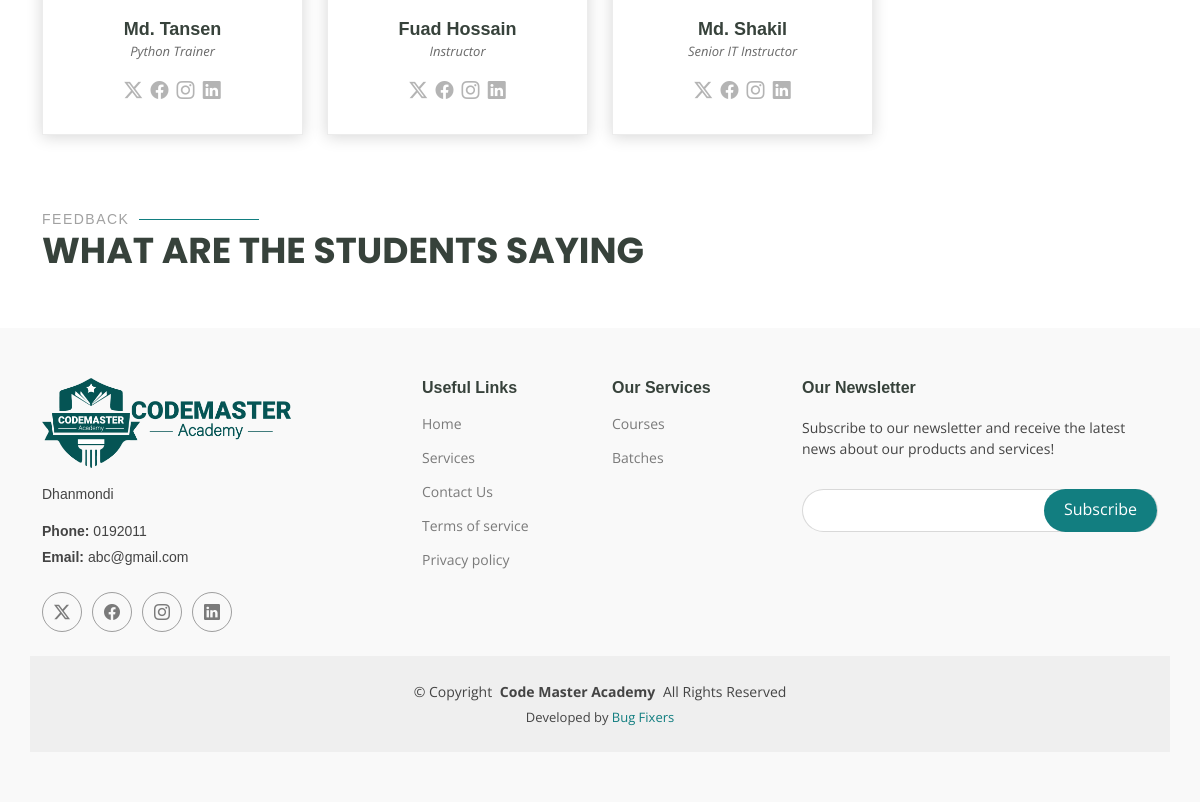
The app's page / (lower part), older data.
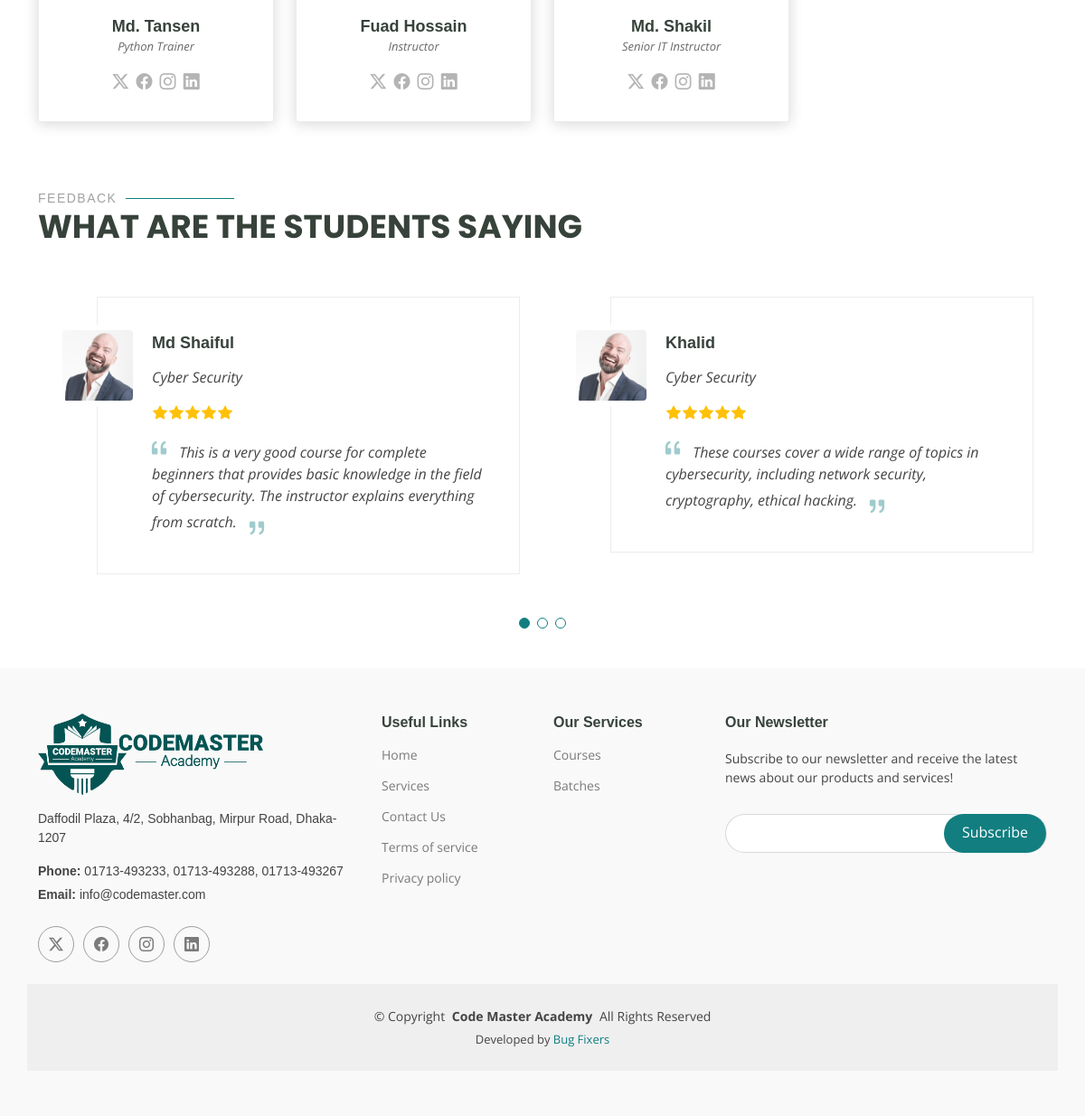
The same page, newer data.
### IMSapp/models.py (models this page shows, shortened)
class TeacherModel(models.Model):
    Imsuser = models.OneToOneField(IMSUserModel,on_delete=models.CASCADE,related_name='teacherinfo',null=True)
    EmployID=models.CharField(max_length=100,null=True)
    TeacherName=models.CharField(max_length=100,null=True)
    Designation=models.CharField(max_length=100,null=True)
    Skills=models.CharField(max_length=100,null=True)
    LinkedInLink =models.CharField(max_length=150,null=True)
    GithubLink =models.CharField(max_length=150,null=True)
    FacebookLink =models.CharField(max_length=150,null=True)
    JoinDate = models.DateField(auto_now_add=True,null=True)
    TeacherPhoto=models.ImageField(upload_to='teacherphoto',null=True)

class WebsiteContactModel(models.Model):
    Imsuser = models.CharField(max_length=50,null=True)
    Mobile = models.CharField(max_length=50,null=True)
    Address = models.CharField(max_length=100,null=True)
    Email = models.CharField(max_length=100,null=True)
    MapLink = models.TextField(null=True)
    GithubLink =models.CharField(max_length=150,null=True)
    FacebookLink =models.CharField(max_length=150,null=True)
    YoutubeLink =models.CharField(max_length=150,null=True)
    TwitterLink =models.CharField(max_length=150,null=True)

class ReviewModel(models.Model):
    Imsuser=models.ForeignKey(StudentModel, on_delete=models.SET_NULL,related_name='reviewinfo',null=True)
    Review=models.TextField(null=True)
    CourseName= models.ForeignKey(CourseInfoModel,on_delete =models.SET_NULL, related_name="reviewcourseinfo",null=True)
    ReviewDate=models.DateField(auto_now_add=True,null=True)
    Status = models.CharField(max_length=50, default='Pending',null=True)

class StudentModel(models.Model):
    Imsuser=models.OneToOneField(IMSUserModel,on_delete=models.CASCADE,related_name='studentinfo',null=True)
    StudentID=models.CharField(max_length=100,null=True)
    StudentName=models.CharField(max_length=100,null=True)
    StudentPhoto=models.ImageField(upload_to='studentPhoto',null=True)
    AdmissionDate=models.DateField(auto_now_add=True,null=True)
    EducationalQualification=models.CharField(max_length=100,null=True)
    LinkedInLink =models.CharField(max_length=150,null=True)
    GithubLink =models.CharField(max_length=150,null=True)
    FacebookLink =models.CharField(max_length=150,null=True)

class CourseInfoModel(models.Model):
    CourseName=models.CharField(max_length=150, null=True)
    Sologan=models.CharField(max_length=100, null=True)
    ShortSummary=models.CharField(max_length=150, null=True)
    CourseCategory=models.ForeignKey(CourseCategoryModel,on_delete=models.SET_NULL,related_name='coursecategory', null=True)
    Lecture=models.IntegerField(null=True)
    CourseDuration=models.IntegerField(null=True)
    WeeklyClass=models.IntegerField(null=True)
    ClassDuration=models.IntegerField(null=True)
    TotalProject=models.IntegerField(null=True)
    CourseOverview=models.TextField(null=True)
    CourseCurrriculum=models.TextField(null=True)
    Software=models.TextField(max_length=200, null=True)
    CourseFor=models.TextField(null=True)
    JobPositions=models.TextField(null=True)
    CourseFee=models.IntegerField(null=True)
    IntroVideo=models.CharField(max_length=200, null=True)
    CourseImage=models.ImageField(upload_to='courseImage', null=True)
    def __str__(self):
        return self.CourseName

### IMSapp/views.py (the view)
# urls.py: path('',homepage,name="homepage"),
def homepage(request):
    coursedata = CourseInfoModel.objects.all()
    categorydata = CourseCategoryModel.objects.all()
    studentdata = StudentModel.objects.all()
    batchdata = BatchInfoModel.objects.all()
    teacherdata = TeacherModel.objects.all()
    contactdata = WebsiteContactModel.objects.get(Imsuser = 'Authority')
    getcourseReview = ReviewModel.objects.filter(Status = 'Approved')
    coursecount = coursedata.count()
    studentcount = studentdata.count()
    teachercount = teacherdata.count()
    batchcount = batchdata.count()
    current_path = request.path
    coursestudent = []
    enrolledstudent = 0
    max_nostudent_course = []
    max_nostudent = 0
    for course in coursedata:
        nostudent = AdmittedCourseModel.objects.filter(CourseName=course).count()
        enrolledstudent += nostudent
        coursestudent.append({
            'course':course,
            'student':nostudent,
        })
        if nostudent > max_nostudent:
            max_nostudent = nostudent
            max_nostudent_course.append({
                'course': course,
                'student': nostudent,
            })
    context = {
        'teacherdata':teacherdata,
        'teachercount':teachercount,
        'coursestudent':coursestudent,
        'coursedata':coursedata,
        'coursecount':coursecount,
        'categorydata':categorydata,
        'max_nostudent_course':max_nostudent_course,
        'contactdata':contactdata,
        'batchdata':batchdata,
        'batchcount':batchcount,
        'studentcount':studentcount,
        'enrolledstudent':enrolledstudent,
        'path':current_path,
        'getcourseReview':getcourseReview,
    }
    return render(request,'common/homepage.html',context)

### IMSapp/models.py (called while the page is built)
    def __str__(self):
        return self.CategoryName

### IMSapp/templates/common/homepage.html (shortened to what this page needs)
{% extends 'master/master.html' %}
{% block content %}
{% load static %}
<section id="trainers-index" class="section trainers-index">
  <div class="container">
    <div class="row">
      {% include 'common/teachersection.html' %}
    </div>
  </div>
</section>
<section id="testimonials" class="testimonials section">
  <div class="container section-title" data-aos="fade-up">
      <h2>Feedback</h2>
      <p>What are the students saying</p>
  </div>
  <div class="container" data-aos="fade-up" data-aos-delay="100">
      <div class="swiper init-swiper">
          <div class="swiper-wrapper">
              {% for i in getcourseReview %}
              <div class="swiper-slide">
                  <div class="testimonial-wrap">
                      <div class="testimonial-item">
                          <img src="assets/img/testimonials/testimonials-1.jpg" class="testimonial-img" alt="">
                          <h3>{{i.Imsuser.StudentName}}</h3>
                          <p>{{i.CourseName}}</p>
                          <div class="stars">
                              <i class="bi bi-star-fill"></i><i class="bi bi-star-fill"></i><i
                                  class="bi bi-star-fill"></i><i class="bi bi-star-fill"></i><i
                                  class="bi bi-star-fill"></i>
                          </div>
                          <p>
                              <i class="bi bi-quote quote-icon-left"></i>
                              <span>{{i.Review}}</span>
                              <i class="bi bi-quote quote-icon-right"></i>
                          </p>
                      </div>
                  </div>
              </div>
              {% endfor %}
          </div>
          <div class="swiper-pagination"></div>
      </div>
  </div>
</section>
{% endblock content %}

### IMSapp/templates/master/master.html (shortened to what this page needs)
{% load static %}
<!DOCTYPE html>
<html lang="en">
<head>
  <link href="{% static 'assets/vendor/bootstrap/css/bootstrap.min.css' %}" rel="stylesheet">
  <link href="{% static 'assets/vendor/bootstrap-icons/bootstrap-icons.css' %}" rel="stylesheet">
  <link href="{% static 'assets/vendor/aos/aos.css' %}" rel="stylesheet">
  <link href="{% static 'assets/vendor/glightbox/css/glightbox.min.css' %}" rel="stylesheet">
  <link href="{% static 'assets/vendor/swiper/swiper-bundle.min.css' %}" rel="stylesheet">
  <link rel="stylesheet" href="https://cdnjs.cloudflare.com/ajax/libs/font-awesome/6.5.0/css/all.min.css" />
  <link href="{% static 'assets/css/main.css' %}" rel="stylesheet">
  <link rel="stylesheet" href="https://cdn.jsdelivr.net/npm/sweetalert2@11/dist/sweetalert2.min.css">
</head>
</head>
<body class="index-page">
  <main class="main">
    {% block content %}
    {% endblock content %}
  </main>
  {% include 'master/footer.html' %}
</body>
</html>

### IMSapp/templates/master/header.html (shortened to what this page needs)
{% load static %}

### IMSapp/templates/common/teachersection.html (shortened to what this page needs)
{% for data in teacherdata %}
<div class="col-lg-3 col-md-4 col-sm-6 d-flex" data-aos="fade-up" data-aos-delay="100">
  <div class="member">
    <div class="member-content">
      <h4>{{data.TeacherName}}</h4>
      <span>{{data.Designation}}</span>
      <div class="social">
        <a href=""><i class="bi bi-twitter-x"></i></a>
        <a href=""><i class="bi bi-facebook"></i></a>
        <a href=""><i class="bi bi-instagram"></i></a>
        <a href=""><i class="bi bi-linkedin"></i></a>
      </div>
    </div>
  </div>
</div>
{% endfor %}

### IMSapp/templates/master/footer.html (shortened to what this page needs)
{% load static %}
<footer id="footer" class="footer position-relative">
    <div class="container footer-top">
      <div class="row gy-4">
        <div class="col-lg-4 col-md-6 footer-about">
          <a href="{% url 'homepage' %}" class="logo d-flex align-items-center">
              <img src="{% static 'profileassets/img/kaiadmin/newlogo.png' %}" alt="navbar brand" class="navbar-brand"
                height="20" />
          </a>
          <div class="footer-contact pt-3">
            <p>{{contactdata.Address}}</p>
            <p class="mt-3"><strong>Phone:</strong> <span>{{contactdata.Mobile}}</span></p>
            <p><strong>Email:</strong> <span>{{contactdata.Email}}</span></p>
          </div>
          <div class="social-links d-flex mt-4">
            <a href="{{contactdata.Address}}" target="_blank"><i class="bi bi-twitter-x"></i></a>
            <a href="{{contactdata.FacebookLink}}" target="_blank"><i class="bi bi-facebook"></i></a>
            <a href="{{contactdata.TwitterLink}}" target="_blank"><i class="bi bi-instagram"></i></a>
            <a href="{{contactdata.GithubLink}}" target="_blank"><i class="bi bi-linkedin"></i></a>
          </div>
        </div>
        <div class="col-lg-2 col-md-3 footer-links">
          <h4>Useful Links</h4>
          <ul>
            <li><a href="{% url 'homepage' %}">Home</a></li>
            <li><a href="#">Services</a></li>
            <li><a href="{% url 'contactpage' %}">Contact Us</a></li>
            <li><a href="#">Terms of service</a></li>
            <li><a href="#">Privacy policy</a></li>
          </ul>
        </div>
        <div class="col-lg-2 col-md-3 footer-links">
          <h4>Our Services</h4>
          <ul>
            <li><a href="{% url 'courses' %}">Courses</a></li>
            <li><a href="{% url 'batches' %}">Batches</a></li>
          </ul>
        </div>
        <div class="col-lg-4 col-md-12 footer-newsletter">
          <h4>Our Newsletter</h4>
          <p>Subscribe to our newsletter and receive the latest news about our products and services!</p>
          <form action="forms/newsletter.php" method="post" class="php-email-form">
            <div class="newsletter-form"><input type="email" name="email"><input type="submit" value="Subscribe"></div>
          </form>
        </div>
      </div>
    </div>
    <div class="container copyright text-center mt-4">
      <p>© <span>Copyright</span> <strong class="px-1 sitename">Code Master Academy</strong> <span>All Rights Reserved</span></p>
      <div class="credits">
        Developed by <a href="">Bug Fixers</a>
      </div>
    </div>
  </footer>

Row changes from the older to the newer data that the page shows:
added ReviewModel: Imsuser.StudentName "Md Shaiful", CourseName "Cyber Security", Review "This is a very good course for complete beginners that provides basic knowledge in the field of cybersecurity. The instructor explains everything from scratch."
added ReviewModel: Imsuser.StudentName "Khalid", CourseName "Cyber Security", Review "These courses cover a wide range of topics in cybersecurity, including network security, cryptography, ethical hacking."
changed WebsiteContactModel: Address "Dhanmondi" → "Daffodil Plaza, 4/2, Sobhanbag, Mirpur Road, Dhaka-1207"; Mobile "0192011" → "01713-493233, 01713-493288, 01713-493267"; Email "abc@gmail.com" → "info@codemaster.com"
